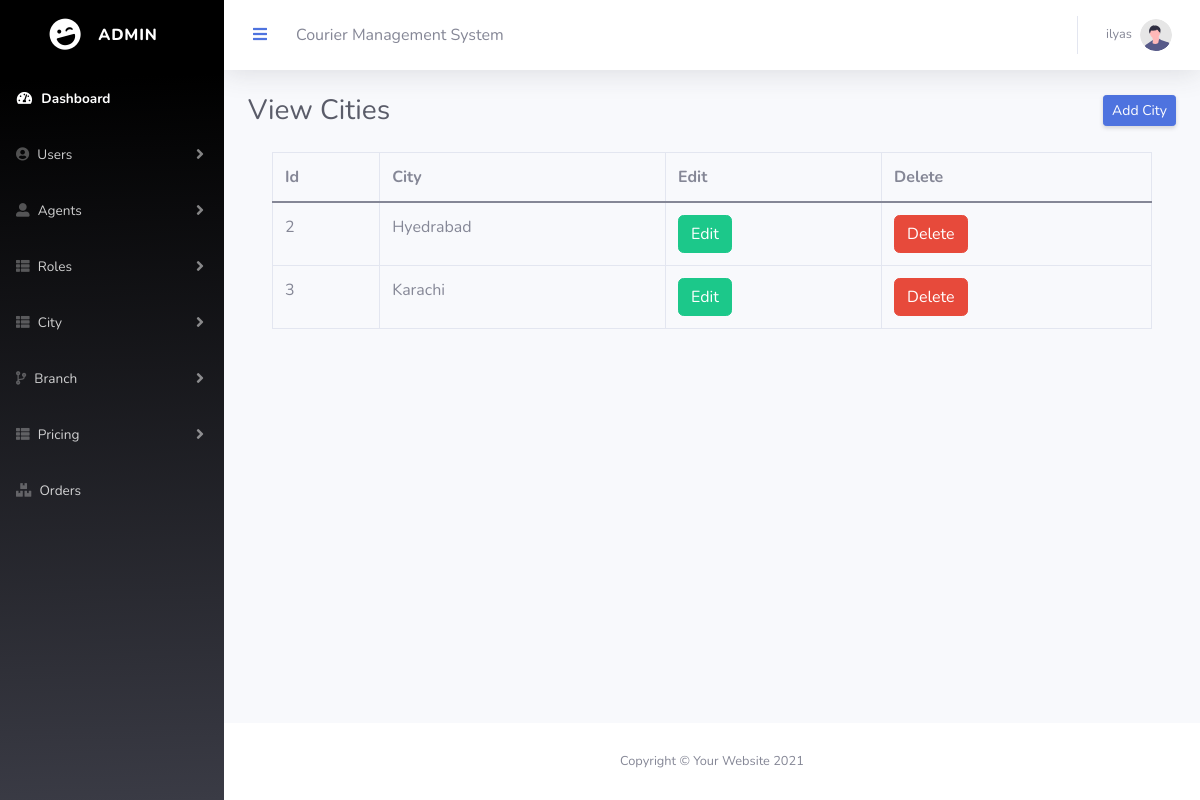
The page /Eproject/admin/citylist.php (signed in) on the database its author committed.
### tables this page shows
CREATE TABLE `tbl_city` (
  `ci_id` int(11) NOT NULL,
  `ci_name` varchar(50) NOT NULL,
  `status` int(11) NOT NULL
);

### Eproject/admin/citylist.php (the view)
<?php
include('connection.php');
$select_q ='SELECT * FROM `tbl_city` WHERE status=0';
$run_q = mysqli_query($conn, $select_q);
?>
                <?php include('topbar.php')?>
                <div class="container-fluid">
                    <div class="d-sm-flex align-items-center justify-content-between mb-4">
                        <h1 class="h3 mb-0 text-gray-800">View Cities</h1>
                        <a href="cityadd.php" class="d-none d-sm-inline-block btn btn-sm btn-primary shadow-sm">Add City</a>
                    </div>
<div class="container">
<table class="table table-bordered">
  <thead>
    <tr>
      <th>Id</th>
      <th>City</th>
      <th>Edit</th>
      <th>Delete</th>
    </tr>
  </thead>
  <tbody>
    <?php while($row = mysqli_fetch_array($run_q)){?>
    <tr>
    <td><?php echo $row['ci_id'];?></td>
      <td><?php echo $row['ci_name'];?></td>
      <td><a href="editcity.php?id=<?php echo $row['ci_id'];?>" class="btn btn-success">Edit</a></td>
      <td><a href="deletecity.php?id=<?php echo $row['ci_id'];?>" class="btn btn-danger">Delete</a></td>
    </tr>
  <?php } ?>
  </tbody>
</table>
</div>
                </div>
            </div>
       <?php include('footer.php')?>

### rows shown on the page
tbl_city: ci_id "2", ci_name "Hyedrabad"
tbl_city: ci_id "3", ci_name "Karachi"

### other values the page prints
$_SESSION['user_name'] "ilyas"
